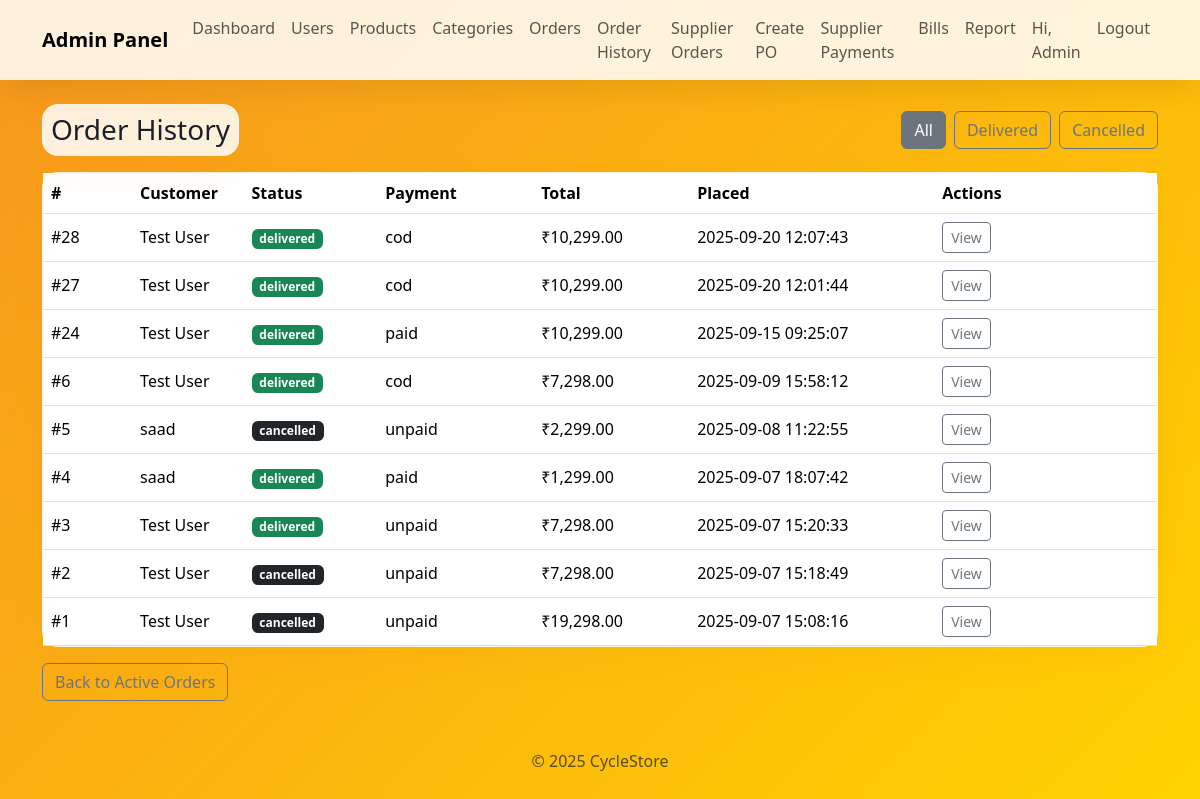
/admin/order_history.php (signed in), run on the app's committed database.
### tables this page shows
CREATE TABLE `orders` (
  `id` int(11) NOT NULL,
  `order_date` datetime NOT NULL DEFAULT current_timestamp(),
  `user_id` int(11) NOT NULL,
  `address_id` int(11) NOT NULL,
  `status` enum('pending','confirmed','shipped','delivered','cancelled') NOT NULL DEFAULT 'pending',
  `subtotal` decimal(12,2) NOT NULL DEFAULT 0.00,
  `shipping` decimal(12,2) NOT NULL DEFAULT 0.00,
  `total` decimal(12,2) NOT NULL DEFAULT 0.00,
  `payment_status` enum('unpaid','paid','cod','refund') NOT NULL DEFAULT 'unpaid',
  `created_at` datetime DEFAULT current_timestamp()
);

CREATE TABLE `users` (
  `id` int(11) NOT NULL,
  `role_id` int(11) NOT NULL,
  `name` varchar(120) NOT NULL,
  `email` varchar(160) NOT NULL,
  `password_plain` varchar(120) NOT NULL,
  `created_at` datetime DEFAULT current_timestamp()
);

### admin/order_history.php (the view, shortened to what this page needs)
<?php
require_once '../config/db.php';
$flt = $_GET['status'] ?? 'all';
$where = "o.status IN ('delivered','cancelled')";
$rows=[];
$q = "SELECT o.id, u.name customer, o.status, o.payment_status, o.total, o.created_at
      FROM orders o JOIN users u ON u.id=o.user_id
      WHERE $where
      ORDER BY o.id DESC";
$res = mysqli_query($conn, $q);
while($r=mysqli_fetch_assoc($res)) $rows[]=$r;
include '../includes/header_admin.php';
include '../includes/nav_admin.php';
?>
<div class="container my-4">
  <div class="d-flex flex-wrap gap-2 align-items-center mb-3">
    <div class="glass p-2"><h3 class="mb-0">Order History</h3></div>
    <div class="ms-auto d-flex gap-2">
      <a class="btn btn-outline-secondary <?= $flt==='all'?'active':'' ?>" href="order_history.php?status=all">All</a>
      <a class="btn btn-outline-secondary <?= $flt==='delivered'?'active':'' ?>" href="order_history.php?status=delivered">Delivered</a>
      <a class="btn btn-outline-secondary <?= $flt==='cancelled'?'active':'' ?>" href="order_history.php?status=cancelled">Cancelled</a>
    </div>
  </div>
  <div class="glass p-0">
    <table class="table align-middle mb-0">
      <thead>
        <tr>
          <th style="width:8%">#</th>
          <th>Customer</th>
          <th style="width:12%">Status</th>
          <th style="width:14%">Payment</th>
          <th style="width:14%">Total</th>
          <th style="width:22%">Placed</th>
          <th style="width:20%">Actions</th>
        </tr>
      </thead>
      <tbody>
        <?php foreach($rows as $o): ?>
          <tr>
            <td>#<?=$o['id']?></td>
            <td><?=htmlspecialchars($o['customer'])?></td>
            <td>
              <?php
                $badge='text-bg-secondary';
                if ($o['status']==='delivered') $badge='text-bg-success';
                if ($o['status']==='cancelled') $badge='text-bg-dark';
              ?>
              <span class="badge <?=$badge?>"><?=htmlspecialchars($o['status'])?></span>
            </td>
            <td><?=htmlspecialchars($o['payment_status'])?></td>
            <td>₹<?=number_format((float)$o['total'],2)?></td>
            <td><?=htmlspecialchars($o['created_at'])?></td>
            <td>
              <a class="btn btn-sm btn-outline-secondary" href="cyclestore/user/payment.php?id=<?=$o['id']?>" target="_blank">View</a>
            </td>
          </tr>
        <?php endforeach; ?>
      </tbody>
    </table>
  </div>
  <div class="mt-3">
    <a class="btn btn-outline-secondary" href="orders.php">Back to Active Orders</a>
  </div>
</div>
<?php include '../includes/footer.php'; ?>

### includes/header_admin.php (style rules this page uses)
body { background:linear-gradient(135deg,#f7971e,#ffd200);min-height:100vh;color:#1b1f2a; }
.glass { background:rgba(255,255,255,.85);border:1px solid rgba(255,255,255,.28);border-radius:16px;box-shadow:0 12px 30px rgba(247,151,30,.12); }

### data on the page
orders: id "28", user.name "Test User", status "delivered", payment_status "cod", total "10,299.00", created_at "2025-09-20 12:07:43"
orders: id "27", user.name "Test User", status "delivered", payment_status "cod", total "10,299.00", created_at "2025-09-20 12:01:44"
orders: id "24", user.name "Test User", status "delivered", payment_status "paid", total "10,299.00", created_at "2025-09-15 09:25:07"
orders: id "6", user.name "Test User", status "delivered", payment_status "cod", total "7,298.00", created_at "2025-09-09 15:58:12"
orders: id "5", user.name "saad", status "cancelled", payment_status "unpaid", total "2,299.00", created_at "2025-09-08 11:22:55"
orders: id "4", user.name "saad", status "delivered", payment_status "paid", total "1,299.00", created_at "2025-09-07 18:07:42"
orders: id "3", user.name "Test User", status "delivered", payment_status "unpaid", total "7,298.00", created_at "2025-09-07 15:20:33"
orders: id "2", user.name "Test User", status "cancelled", payment_status "unpaid", total "7,298.00", created_at "2025-09-07 15:18:49"
orders: id "1", user.name "Test User", status "cancelled", payment_status "unpaid", total "19,298.00", created_at "2025-09-07 15:08:16"

### other printed values
$u['name'] "Admin"
